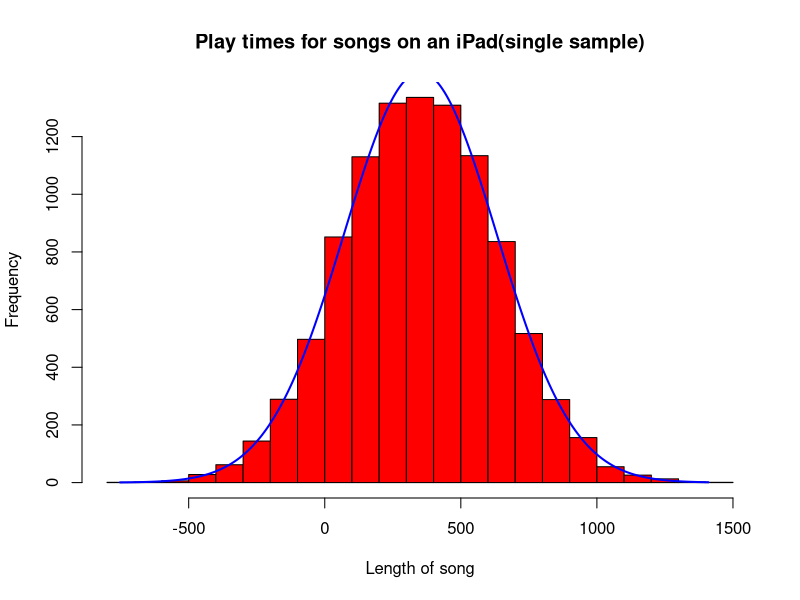
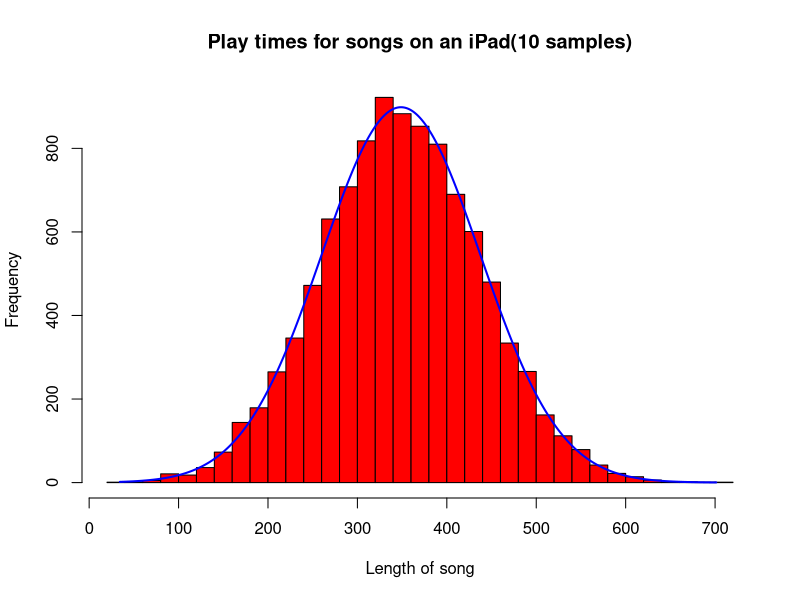

Generate these figures, in order, with R:
#homework 5 Due:Feb20,2014
#1.127 Find more proportions
#a, Z>1.65
pnorm(1.65,lower.tail=F)# probability when Z score> 1.65

#b, Z<1.65
pnorm(1.65,lower.tail=T)# probability when Z score< 1.65

#c,Z>-0.76
pnorm(.76,lower.tail=F)# probability when Z score> 0.76

#d, -0.76<Z<1.65
#lib 003 probability between Z score 
left=-.76  #left limit 
right=1.65 #right limit
pnorm(right)-pnorm(left,lower.tail=T)#probability betweenn left and right limit
#END lib 003 probability between Z score

#END 1.127

#1.128 Find some values of z.
#a 22% below z
qnorm(.22,lower.tail=T)
#z score
#b 40% above z
qnorm(.40,lower.tail=F)
#z score
#END 1.128

#1.142 "Good cholesterol"
#a persentage have low cholesterol level
mean.HDL=mh=55 #mean value of HDL
sd.HDL=sh=15.5 #standard deviation of HDL
Threshold.low.HDL=th.low=40 #threshold defination for "Low Cholesterol"
zscore.low.HDL=z.low=(th.low-mh)/sh 
persentage.low.HDL=pl=pnorm(z.low,lower.tail=T)
pl*100#persentage of women have low valuse of cholesterol

#b persentage have pertective cholesterol level
threshold.protective.HDL=th.pro=60#threshold defination for "Protective Cholesterol"
zscore.protective.HDL=z.pro=(th.pro-mh)/sh #z-score for protective cholesterol level
persentage.protective.HDL=pp=pnorm(z.pro,lower.tail=F)
pp*100
#persentatge women at 20s have protective level of cholesterol
#c
#lib 003 probability between Z score 
left=z.low  #left limit 
right=z.pro #right limit
persentage.between=pb=pnorm(right)-pnorm(left)#probability betweenn left and right limit
#END lib 003 probability between Z score
pb*100 #persentage between 40mg and 60mg
#END 1.142

#5.12 Songs on an iPad
#a standard deviation of SRS of 10 songs
standard.deviation.pupolation=sd.p=280
n=10 #SRS taken
standard.deviation.sample=sd.s=sd.p/(sqrt(n))
#Page 301 Mean and Standard Deviation of Sample mean
sd.s#standard deviation of 10 samples
#b
n.b=n*(sd.s/15)^2#songs need to acheive SD of sample mean= 15
sd.p/(sqrt(n.b))# verifiy SD of sample did = 15
n.b #numbers of songs needed
#END 5.12

#5.14
#a)
#lib 004 density curve 
x=rnorm(10000,350,sd=280)
h<-hist(x, breaks=24, col="red", xlab="Length of song", 
        main="Play times for songs on an iPad(single sample)") 
xfit<-seq(min(x),max(x),length=10000) 
yfit<-dnorm(xfit,mean=mean(x),sd=sd(x)) 
yfit <- yfit*diff(h$mids[1:3])*length(x)
lines(xfit, yfit, col="blue", lwd=2)
#Lib 004 END

#lib 004 density curve 
x=rnorm(10000,350,sd=280/sqrt(10))
h<-hist(x, breaks=24, col="red", xlab="Length of song",
        main="Play times for songs on an iPad(10 samples)") 
xfit<-seq(min(x),max(x),length=10000) 
yfit<-dnorm(xfit,mean=mean(x),sd=sd(x))
yfit <- yfit*diff(h$mids[1:2])*length(x)
lines(xfit, yfit, col="blue", lwd=2)
#Lib 004 END

#b
zscore=z=19/280
#lib 003 probability between Z score 
left=-z  #left limit 
right=z #right limit
persentage.between=pb=pnorm(right)-pnorm(left)#probability betweenn left and right limit
#END lib 003 probability between Z score
1-pb
#probability differ more than 19 seconds(1 song)

#c
zscore=z=19/(280/sqrt(10))
#lib 003 probability between Z score 
left=-z  #left limit 
right=z #right limit
persentage.between=pb=pnorm(right)-pnorm(left)#probability betweenn left and right limit
#END lib 003 probability between Z score
1-pb
#probability differ more than 19 seconds(SRS 10 songs)
#END 5.14

#5.20 Grades in an Engl course
#a
name=c("A","B","C","D","F")
scale=c(4,3,2,1,0)
Percentage=p=c(.33,.24,.18,.16,.9)
engl.matrix=en=cbind(scale,p)
rownames(en)=name
X=en
en
n=4
#lib001 starting of lib for mean,Var,Std
mean=0;Std=0;Var=0
for(i in (1:n))
{
  mean=mean+X[i,1]*X[i,2]
}

for (i in seq(1:n))
{
  Var=Var+((X[i,1]-mean)^2)*X[i,2]
}
Std=sqrt(Var)
X
ne=X
mean#mean 
Var#Variance
Std#standard deviation 

#b
mean#sample mean of 50 samples 
n=50#numbers of sample
ssd=Std/sqrt(n)# formular on P301
ssd
#sample SD
#c
pnorm(3,mean,sd=Std,lower.tail=F)
#probability P(X>=3) for singel sample
pnorm(3,mean,sd=ssd,lower.tail=F)
#probability P(x>=3) for SRS 50
#END 5.20

#5.22
#a
mean=500*0.001
mean
#mean
std=sqrt(((0-mean)^2*0.999)+((500-mean)^2)*0.001)
std
#standard deviation

#b
mean*3
#average payoff
#c
#the distribution should close to a normal distribution
#d
p=pnorm(1,mean,std,lower.tail=F)
#probability he get more than $1 for single day
p^365
#probability he still have more than $1 for a whole year(365days) 
#END 5.22

#5.24
mean=1.3
std=1.5
n=200#number of sample size
ssd=std/sqrt(n)#sample mean
pnorm(2,mean,ssd,lower.tail=F)
#the probability of numbers of flaws exceed 2